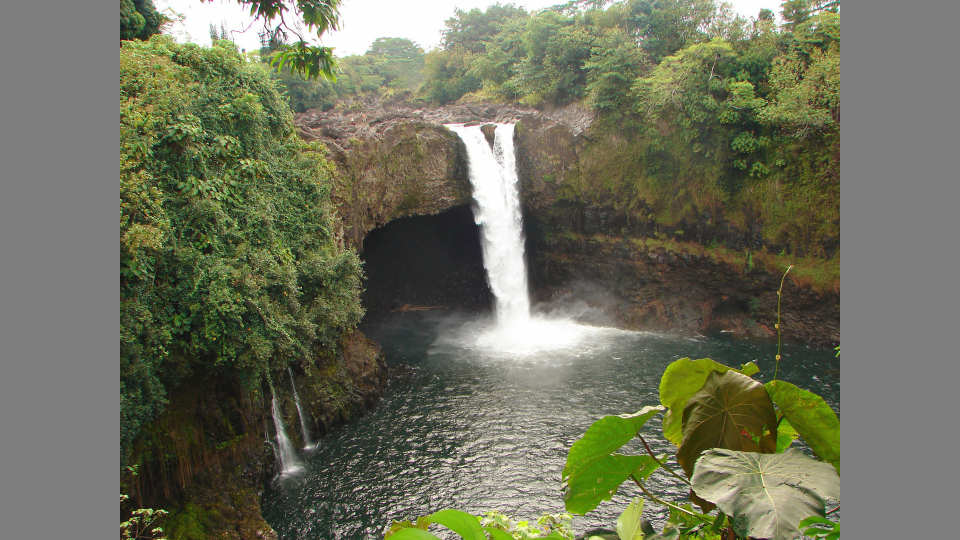
#> input picture 051.jpg, 1920 x 1080 px (shown at 1/2 size); its folder holds only this picture in this run
$ python -i eymol.py   (imports and definitions only)   (Python 2 division)
#> lines starting #> are read from the running program, lines starting #| are printed output that depends on the picture
#> further down, picture is the input picture: shape (1080, 1920, 3); mean B, G, R 91.7, 112.3, 110.1
'''
Created on 31 ago 1948
@author: Dario Zanca
@summary: Collection of functions to generate saliency map and attentive scanpaths with EYMOL
'''

import numpy as np
import cv2
from math import sin, cos, pi
from random import randint, uniform
from scipy.io import loadmat
from scipy.integrate import odeint

######################################################################################

def sm(	I, # input stimuly as np matrix

		  	eta=3.5*10**2, etap=2*10**4, lambd=10**-3, # model parameters
			theta=10**-3, # dissipation term (see: energy balance)

          		peripheral_sigmas = (201,301), # sigmas to compute peripheral vision as DoG

			apply_center=True, # if you would center bias input during preprocessing

			observers=199, # number of virtual observers
			seconds=1, # time of observation for each of the observers
			initRay=0, # range around the center to initialize first fixation

		    	blurRadius=70, # blur parameter for sm optimization

			return_scanpath=False, # if scanpath is desired
			msgs=True, # print messages

			PPS = 30 # points per second (points of the scanpath to be return for each second)
		  	):

    # convert I to grayscale, if not already
#> called with eta = 350, etap = 20000, lambd = 0.001, theta = 0.001, peripheral_sigmas = (201, 301), apply_center = True, observers = 199, seconds = 1
    if len(np.shape(I)) > 2:
        I = cv2.cvtColor(I, cv2.COLOR_BGR2GRAY)
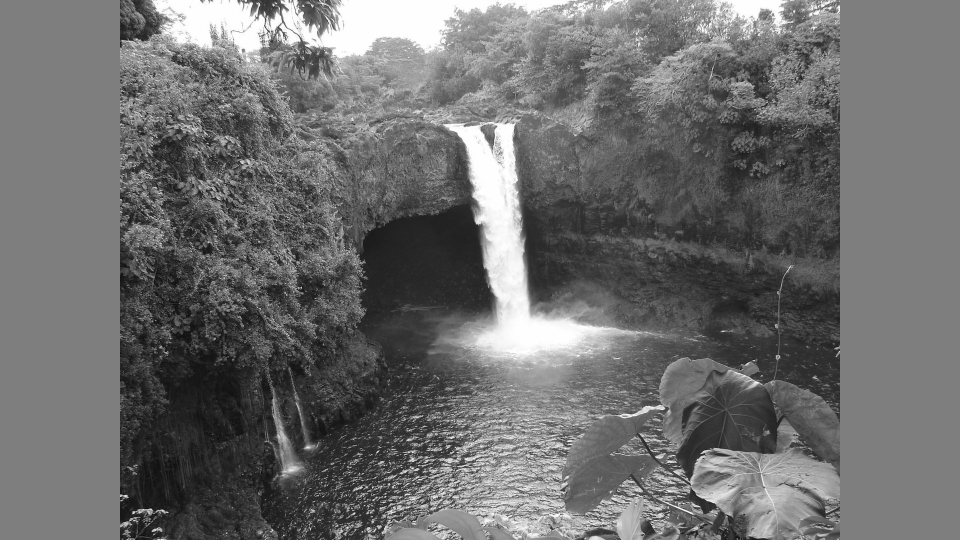
#> I: shape (1080, 1920) (shown at 1/2 size); min 0, max 255, mean 109.3

    I_original = np.copy(I)

    # rescale
    h, w = I.shape
#> h = 1080; w = 1920
    h=float(h)
    w=float(w)
    maxw, maxh=1920, 1080
    if w/maxw > h/maxh:
        h, w = int(h*(maxw/w)), maxw
    else:
        h, w = maxh, int(w*(maxh/h))
    I = cv2.resize(I, (w,h), interpolation = cv2.INTER_CUBIC)

    # image pre-processing and compute retina boundaries
    b = compute_b(I)
    Ip = peripheral_preprocessing(I, b, peripheral_sigmas[0], peripheral_sigmas[1])
    I = image_preprocessing(I, b)


    # add center-bias
    if apply_center:
        center = loadmat('center.mat')['center']
        center = cv2.resize(center,( (w-b[2]-b[3]),(h-b[0]-b[1]) ))
        I[b[0]:-b[1],b[2]:-b[3]] *= center
        Ip[b[0]:-b[1],b[2]:-b[3]] *= center

    # normalize in (0,1)

    if not I.max() == 0:
        I /= I.max()

    if not Ip.max() == 0:
        Ip /= Ip.max()

    "Parameters of the system has to be set here"
    FPS = 300 # Frames per second
    FixPS = 4 # Fixations per second
    OMEGA = pi * (1.0 / FPS) * (FixPS)
    parameters = {'eta': eta, 'etap': etap, 'lambda': lambd, 'theta': theta, 'kappa': 10**2, 'b': b, 'omega': OMEGA}

    "Numerical method"
    time_step = (PPS**-1)*FPS
    times = np.arange(0,seconds*FPS,time_step)
    I_shape = np.shape(I)

    if msgs: print "Observing image..."

    i = 1

    while not ( i > observers ):

        # generate initial conditions
        if initRay == 0: initRay = int(min(h,w)*0.17)
        init_x1 = int(I_shape[0]/2) + randint(-initRay,initRay)
        init_x2 = int(I_shape[1]/2) + randint(-initRay,initRay)
        init_v1 = uniform(0.3,0.7) * ((-1)**randint(0,1))
        init_v2 = uniform(0.3,0.7) * ((-1)**randint(0,1))
        y0 = [init_x1, init_x2, init_v1,init_v2]

        if i == 1:
            y = odeint(myode, y0, times, args=(I, Ip, parameters), mxstep=1000, rtol=10**-2, atol=10**-2)
        else:
            y_plus = odeint(myode, y0, times, args=(I, Ip, parameters), mxstep=1000, rtol=10**-2, atol=10**-2)
            y = np.concatenate((y,y_plus))

        i += 1

    if msgs: print "Computing saliency map..."

    SM = sum_scanpath(I,np.arange(0,(i-1)*seconds*FPS,time_step),y)

    h, w = I_original.shape
    SM = cv2.resize(SM, (w,h), interpolation = cv2.INTER_CUBIC)

    "Saliency map optimization"
    SMo = np.copy(SM.astype(float))
    SMo = cv2.GaussianBlur(SMo, (10*blurRadius-1,10*blurRadius-1),blurRadius-1)
    if not SMo.max()-SMo.min() == 0:
        SMo = (SMo-SMo.min())/(SMo.max()-SMo.min())

    if return_scanpath:
        return SMo, y
    else:
        return SMo

######################################################################################

# [96 lines left out: functions derimm, myode, not called in this run]

######################################################################################

def image_preprocessing(I, b):

    "Histogram equalization is applied to increase the global contrast"
    I = cv2.equalizeHist(I)

    I = I.astype(float)

    "Little regularization on the image"
    I[b[0]:-b[1],b[2]:-b[3]] = cv2.GaussianBlur(I[b[0]:-b[1],b[2]:-b[3]], (15,15),0)

    return I

######################################################################################

def peripheral_preprocessing(I, b, s1, s2):

    "Histogram equalization is applied to increase the global contrast"
    I = cv2.equalizeHist(I)

    I = I.astype(float)
    img1 = np.copy(I)
    img2 = np.copy(I)

    "Peripheral input is computed as Difference of Gaussian"
    img1[b[0]:-b[1],b[2]:-b[3]] = cv2.GaussianBlur(I[b[0]:-b[1],b[2]:-b[3]], (s1,s1), 0)
    if not img1.max() == 0:
        img1 /= img1.max()

    img2[b[0]:-b[1],b[2]:-b[3]] = cv2.GaussianBlur(I[b[0]:-b[1],b[2]:-b[3]], (s2,s2), 0)
    if not img2.max() == 0:
        img2 /= img2.max()

    Ip = img2 - img1

    return Ip

######################################################################################

# [20 lines left out: function sum_scanpath, not called in this run]

######################################################################################

def compute_b(I):

    (h,w) = np.shape(I)
#> h = 1080; w = 1920

    bias = 20

    bx_up = 0
    while bx_up < 0.5*h and (I[0:(bx_up+1), :] == I[0,0]).all():
        bx_up += 1
#> this loop made 0 passes
#> after the loop, bx_up = 0
    bx_up += bias
#> bx_up = 20

    bx_down = 0
    while bx_down < 0.5*h and (I[(h-bx_down-1):h, :] == I[-1,0]).all():
        bx_down += 1
#> after the loop, bx_down = 0
    bx_down += bias
#> bx_down = 20

    by_left = 0
    while by_left < 0.5*w and (I[:,0:(by_left+1)] == I[0,0]).all():
        by_left += 1
#> after the loop, by_left = 240
    by_left += bias
#> by_left = 260

    by_right = 0
    while by_right < 0.5*w and (I[:,(w-by_right-1):w] == I[0,0]).all():
        by_right += 1
#> after the loop, by_right = 240
    by_right += bias
#> by_right = 260

    return (bx_up, bx_down, by_left, by_right)

>>> import cv2
>>> picture = cv2.imread('051.jpg')
>>> result = sm(picture)
#> in sm, `b = compute_b(I)`: b = (20, 20, 260, 260)
#> in peripheral_preprocessing, `I = cv2.equalizeHist(I)`:
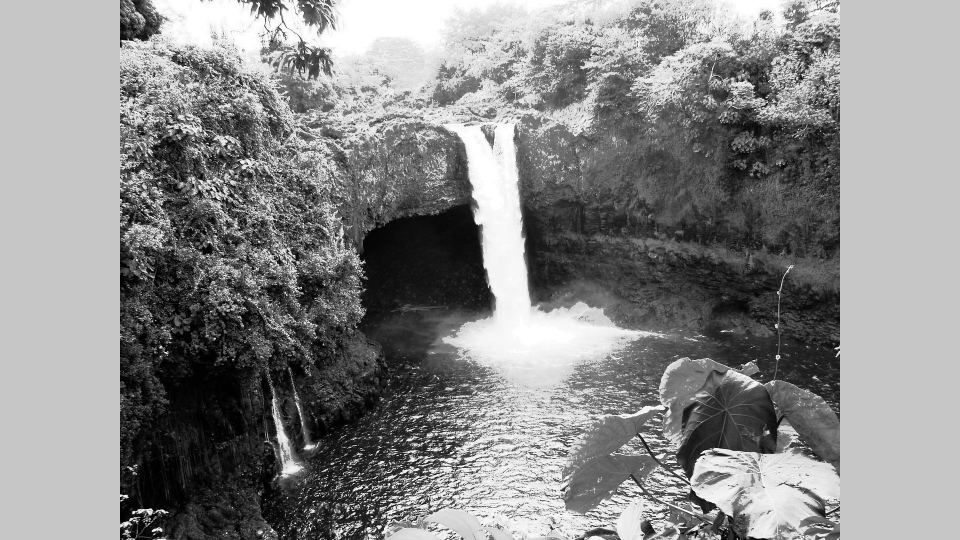
#> I: shape (1080, 1920) (shown at 1/2 size); min 0, max 255, mean 136.1
#> in peripheral_preprocessing, `img1[b[0]:-b[1],b[2]:-b[3]] = cv2.GaussianBlur(I[b[0]:-b[1],b[2]:-b[3]..`:
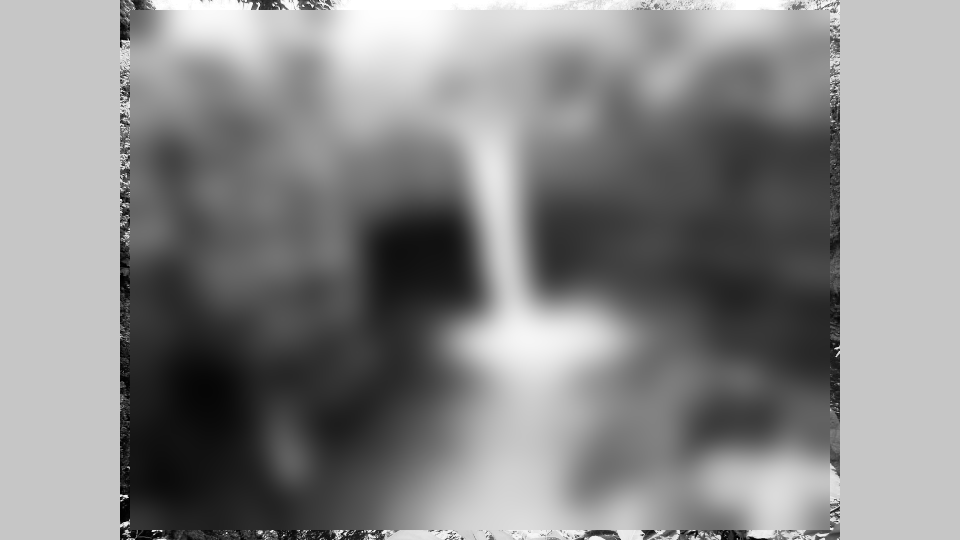
#> img1: shape (1080, 1920) float64 (shown at 1/2 size); min 0, max 255, mean 136.1
#> in peripheral_preprocessing, `Ip = img2 - img1`:
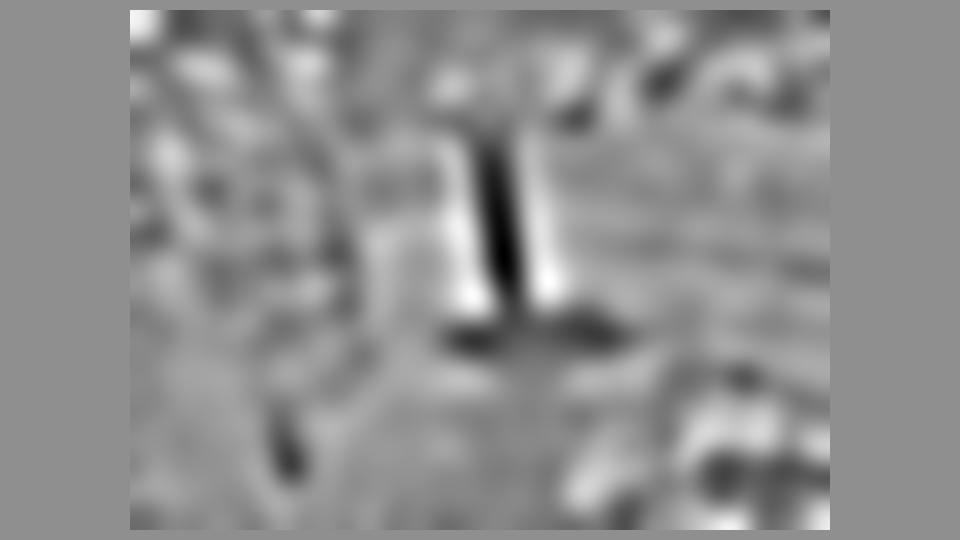
#> Ip: shape (1080, 1920) float64 (shown at 1/2 size); min -0.158, max 0.122, mean -7.23e-06; drawn with min black and max white
#> in image_preprocessing, `I[b[0]:-b[1],b[2]:-b[3]] = cv2.GaussianBlur(I[b[0]:-b[1],b[2]:-b[3]], ..`:
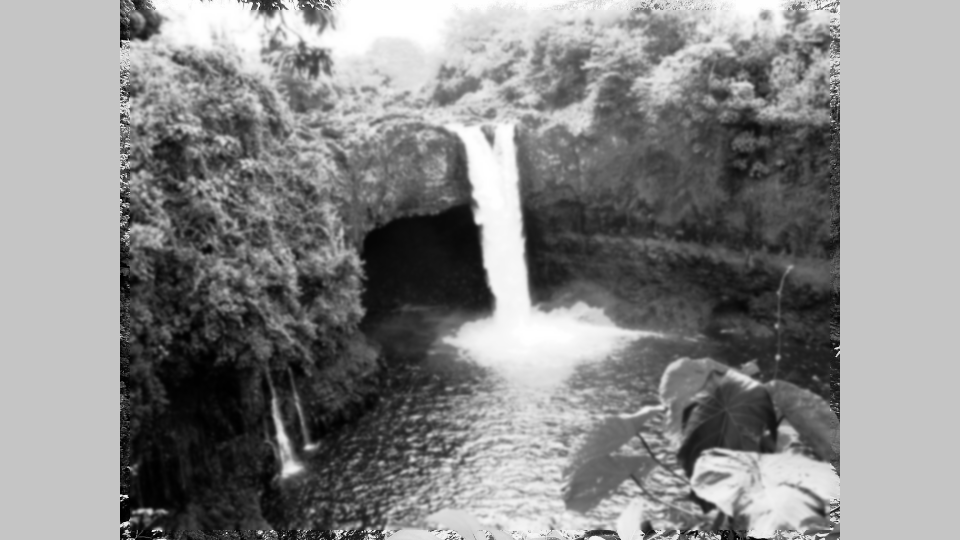
#> I: shape (1080, 1920) float64 (shown at 1/2 size); min 0, max 255, mean 136.1; drawn with min black and max white
#> (the run stopped early here; a loop or call above may not have finished)
